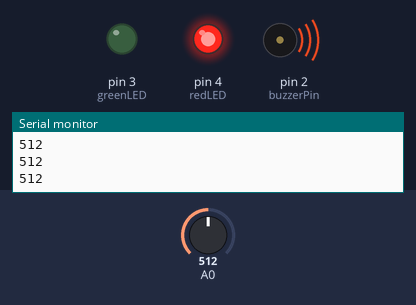
Bench run of a sketch on a simulated Arduino Uno, built with avr-gcc and run on an emulated ATmega328P. On the bench: output pins drawn as LEDs (lit = HIGH), buzzer (waves = sounding), the last lines printed to the serial monitor. Inputs (shaded band) come from the test bench; at power-on: A0 = 512.

Above: at 1.2 s.
1.3 s: A0 set to 211
2.8 s: A0 set to 182
At 3.3 s:
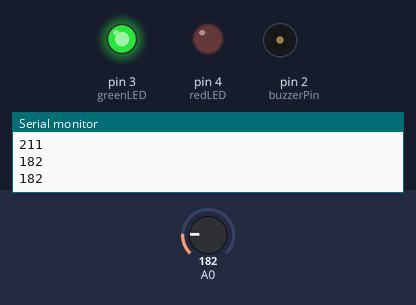
4.3 s: A0 set to 210
At 5.6 s:
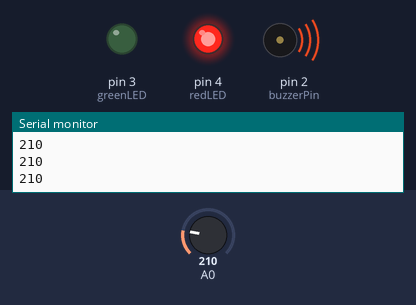
5.9 s: A0 set to 190
At 7.0 s:
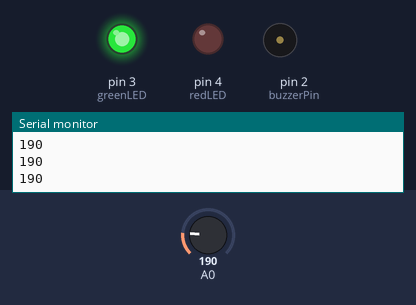
Timing chart, 0 to 8.5 s (numbered marks = the images above; inputs shaded):
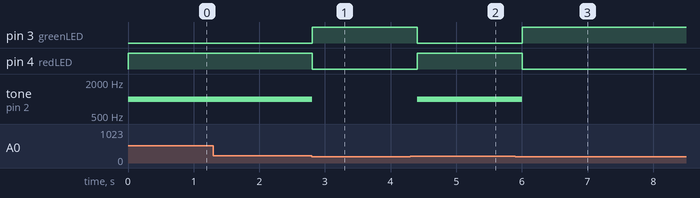

The sketch:

Source_Code.ino
```cpp
/* Water Sensor

   GitHub URL - https://github.com/narayanvyas/Water-Level-Sensor-With-Arduino

   Developed By Web Dev Fusion

   Components
   ----------
    - Arduino Uno R3
    - Water Level Sensor
    - Two LEDs
    - Two 220 Ohm Resistors
    - A Buzzer
    - PCB
    - Wires

   Connections
   -----------
        Break out          |     Arduino Uno
   --------------------------------------------
        Water Sensor VCC     |          5V
        Water Sensor GND     |          GND
        Water Sensor Output  |          A5
        Buzzer GND           |          GND
        Buzzer OUT           |          2
        LED 1 OUT            |          3
        LED 2 OUT            |          4

     Also connect LEDs to 220 Ohm Resistors.

         ----/\/\/\/\----(LED |)----GND
*/

int sensorValue;
int buzzerPin = 2;
int greenLED = 3;
int redLED = 4;

void setup() {
  Serial.begin(9600);
  pinMode(buzzerPin, OUTPUT);
  pinMode(greenLED, OUTPUT);
  pinMode(redLED, OUTPUT);
  Serial.println("Water Sensor Project");
  digitalWrite(greenLED, HIGH);
  digitalWrite(greenLED, LOW);
}

void loop() {
  sensorValue = analogRead(A0);
  Serial.println(sensorValue);
  if (sensorValue > 200) {
    tone(buzzerPin, 1000);
    digitalWrite(greenLED, LOW);
    digitalWrite(redLED, HIGH);

  }
  else {
    noTone(buzzerPin);
    digitalWrite(greenLED, HIGH);
    digitalWrite(redLED, LOW);
  }
  delay(400);
}
```

Measured:
- the behaviour switches between 201 and 200 on A0 (found by bisection; images 0 and 1)
- after the input at 2.8 s, pin 3 (greenLED): LOW → HIGH at once; pin 4 (redLED): HIGH → LOW at once; tone on pin 2 (buzzerPin): 1000 Hz → silent at once
- after the input at 4.3 s, pin 3 (greenLED): HIGH → LOW after 0.10 s; pin 4 (redLED): LOW → HIGH after 0.10 s; tone on pin 2 (buzzerPin): silent → 1000 Hz after 0.10 s
- after the input at 5.9 s, pin 3 (greenLED): LOW → HIGH after 0.11 s; pin 4 (redLED): HIGH → LOW after 0.11 s; tone on pin 2 (buzzerPin): 1000 Hz → silent after 0.11 s
